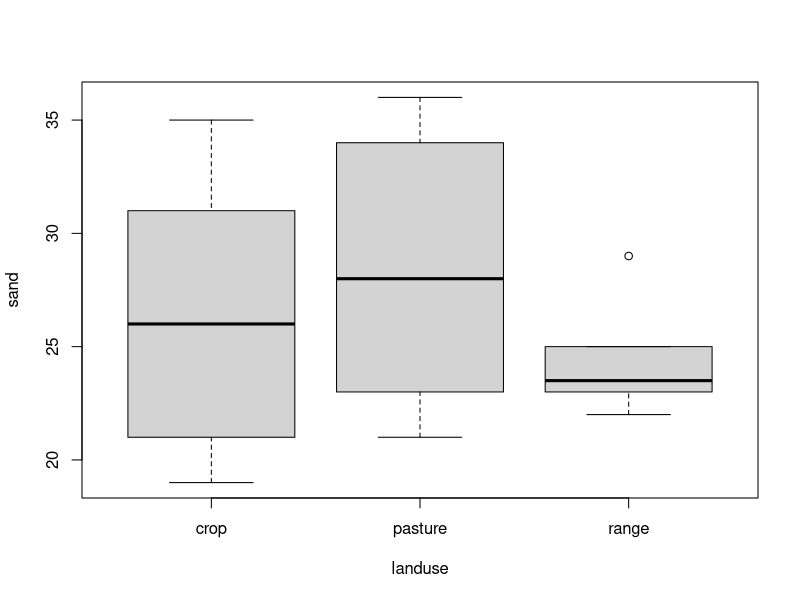
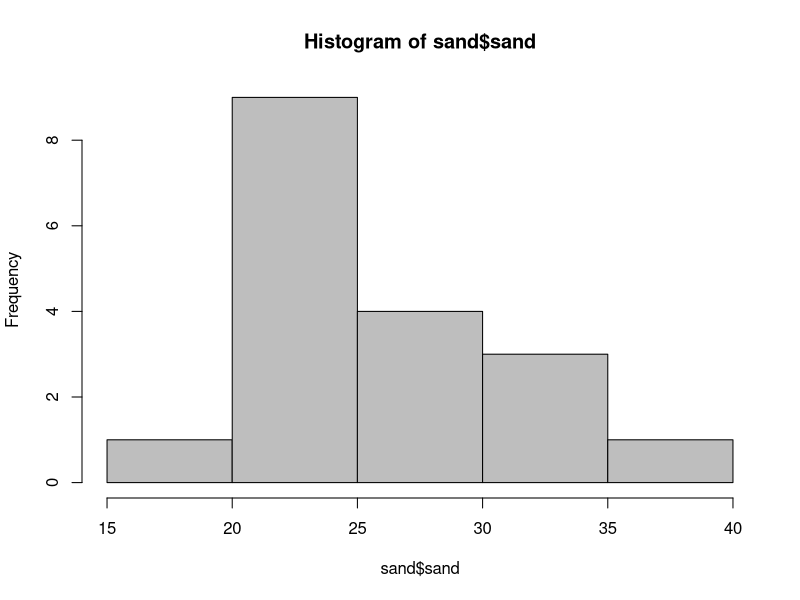

Generate these figures, in order, with R:
## ---- chunk 1
setwd("C:/workspace")
## ---- chunk 2
sand <- read.csv("sand_example.csv")
## ---- chunk 3
str(sand)
names(sand)
head(sand)

ls()
## ---- chunk 4
library(knitr)
test <- data.frame(Function = c('pdf("graphic.pdf")', 'win.metafile("graphic.wmf")', 'png("graph.png")', 'jpeg("graph.jpg")', 'bmp("graph.bmp")', 'postscript("graph.ps")'), Output = c("pdf file", "window metafile", "png file", "jpeg file", "bmp file", "postscript file"))
kable(test)
## ---- chunk 5
boxplot(sand ~ landuse, data = sand)
## ---- chunk 6
hist(sand$sand, col="grey")  
## ---- chunk 7
summary(sand)
## ---- chunk 8
library(RcmdrMisc)
## ---- chunk 9
AnovaModel.1 <- aov(sand ~ landuse, data = sand)
summary(AnovaModel.1)
with(sand, numSummary(sand, groups=landuse, statistics = c("mean", "sd")))
